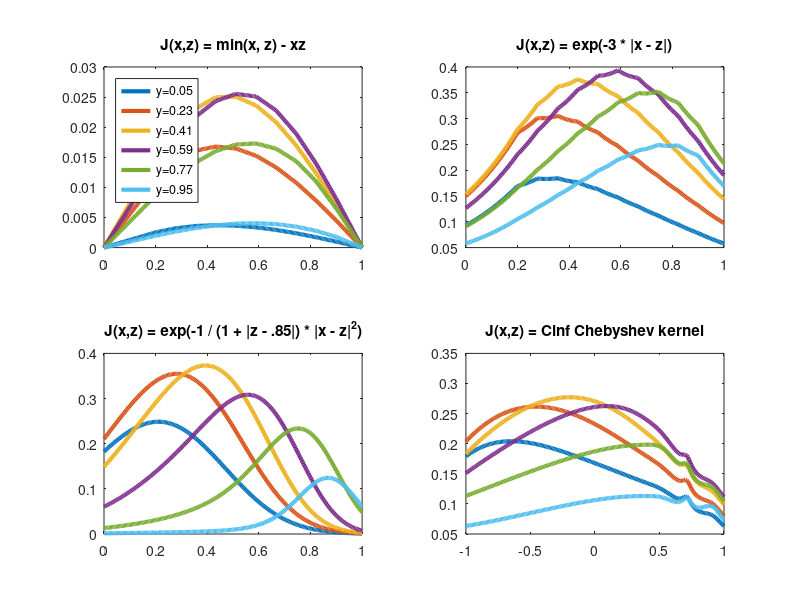
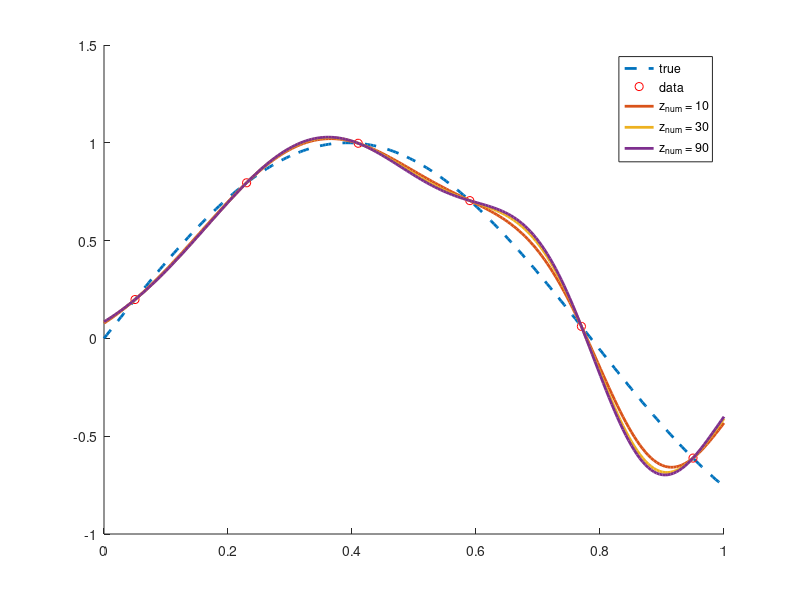

MATLAB code for these plots, in order:
% This is some experimentation involving the kernels you are working on
% In this setting the goal is to work with nonradial kernels
% By keeping them as symmetric, though, there is still a chance to
% leverage the standard theory
% This is section 4 associated with 14-Dec-2017

% All kernels of the variety (4.1) start from an intermediate function
% which we will call J(x,z).  This can be any symmetric function of two
% variables but there are probably good choices available.
% Using this function, we can define a new kernel
%   K(x,y) = sum_i=1^N J(x,z_i)J(y,z_i)
% Let's look at some examples of what this looks like

plot_index = 1;

z = linspace(.2, .9, 10);
y = linspace(0.05, .95, 6);
xplt = linspace(0, 1, 222);

% J(x,z) = min(x,z) - xz
subplot(2, 2, plot_index);
plot_index = plot_index + 1;
Jx = bsxfun(@min, xplt', z) - xplt' * z;
Jy = bsxfun(@min, y', z) - y' * z;
Kxy = Jx * Jy' / length(z);
plot(xplt, Kxy, 'linewidth', 3)
title('J(x,z) = min(x, z) - xz')
leg_names = arrayfun(@(x)sprintf('y=%g',x), y, 'UniformOutput', 0);
legend(leg_names, 'Location', 'northwest')

%{
% Special kernels only defined on (0, 1)
subplot(2, 2, plot_index);
plot_index = plot_index + 1;
ep = @(z) -2 ./ (.1 + abs(z - .88) .^ 2);
Jx = bsxfun(@rdivide,...
     sinh(bsxfun(@times,ep(z),bsxfun(@min, xplt', z))) .* ...
     sinh(bsxfun(@times,ep(z),1-bsxfun(@max, xplt', z))), ...
     ep(z) .* sinh(ep(z)));
Jy = bsxfun(@rdivide,...
     sinh(bsxfun(@times,ep(z),bsxfun(@min, y', z))) .* ...
     sinh(bsxfun(@times,ep(z),1-bsxfun(@max, y', z))), ...
     ep(z) .* sinh(ep(z)));
Kxy = Jx * Jy' / length(z);
plot(xplt, Kxy, 'linewidth', 3)
title('J(x,z) = min(x, z)')
leg_names = arrayfun(@(x)sprintf('y=%g',x), y, 'UniformOutput', 0);
legend(leg_names, 'Location', 'northwest')
%}

% J(x,z) = exp(-3 * |x - z|)
subplot(2, 2, plot_index);
plot_index = plot_index + 1;
Jx = exp(-3 * abs(bsxfun(@minus, xplt', z)));
Jy = exp(-3 * abs(bsxfun(@minus, y', z)));
Kxy = Jx * Jy' / length(z);
plot(xplt, Kxy, 'linewidth', 3)
title('J(x,z) = exp(-3 * |x - z|)')
% leg_names = arrayfun(@(x)sprintf('y=%g',x), y, 'UniformOutput', 0);
% legend(leg_names, 'Location', 'south')

%{
% J(x,z) = exp(-10 * |x - z|^2)
subplot(2, 2, plot_index);
plot_index = plot_index + 1;
Jx = exp(-10 * bsxfun(@minus, xplt', z) .^ 2);
Jy = exp(-10 * bsxfun(@minus, y', z) .^ 2);
Kxy = Jx * Jy' / length(z);
plot(xplt, Kxy, 'linewidth', 3)
title('J(x,z) = exp(-10 * |x - z|^2)')
% leg_names = arrayfun(@(x)sprintf('y=%g',x), y, 'UniformOutput', 0);
% legend(leg_names, 'Location', 'northwest')
%}

% J(x,z) = exp(-5 / (.1 + |z - .88|^2) * |x - z|^2)
z = linspace(.1, .9, 10);
y = linspace(0.05, .95, 6);
xplt = linspace(0, 1, 222);
subplot(2, 2, plot_index);
plot_index = plot_index + 1;
Jx = exp(bsxfun(@times, -5 ./ (.1 + (z - .88) .^ 2), bsxfun(@minus, xplt', z) .^ 2));
Jy = exp(bsxfun(@times, -5 ./ (.1 + (z - .88) .^ 2), bsxfun(@minus, y', z) .^ 2));
Kxy = Jx * Jy' / length(z);
plot(xplt, Kxy, 'linewidth', 3)
title('J(x,z) = exp(-1 / (1 + |z - .85|) * |x - z|^2)')

% Special kernels only defined on [-1, 1] from Fasshauer/McCourt
subplot(2, 2, plot_index);
plot_index = plot_index + 1;
z = linspace(-.8, .9, 10)';
y = linspace(-1, 1, 6)';
xplt = linspace(-1, 1, 222)';
ep = @(x, z) repmat(.95./(1 + abs(z-.7)'),length(x), 1);
J = @(b,x,z) .4 + (1-b).* ...
    (b.*(1-b.^2) - 2*b.*bsxfun(@plus,x.^2,z.^2') + (1+3*b.^2).*(x*z'))./ ...
    ((1-b.^2).^2 + 4*b.*(b.*bsxfun(@plus,x.^2,z.^2')-(1+b.^2).*(x*z')));
Jx = J(ep(xplt,z),xplt,z);
Jy = J(ep(y,z),y,z);
Kxy = Jx * Jy' / length(z);
plot(xplt, Kxy, 'linewidth', 3)
title('J(x,z) = Cinf Chebyshev kernel')
% leg_names = arrayfun(@(x)sprintf('y=%g',x), y, 'UniformOutput', 0);
% legend(leg_names, 'Location', 'south')

%%%
% This is an interpolation example
figure;
f = @(x) sin(4 * x)';
y = linspace(0.05, .95, 6);
xplt = linspace(0, 1, 222);
fint = f(y);
feval = f(xplt);

hold on
plot(xplt, feval, '--', 'linewidth', 2);
plot(y, fint, 'or');
leg_names = {'true', 'data'};
for z_num=[10, 30, 90];
    z = linspace(.1, .9, z_num);
    J = @(x, z) exp(bsxfun(@times, -5 ./ (.1 + (z - .88) .^ 2), bsxfun(@minus, x', z) .^ 2));
    K = @(x, y, z) J(x, z) * J(y, z)' / length(z);
    Kint = K(y, y, z);
    Keval = K(xplt, y, z);
    fpred = Keval * (Kint \ fint);
    plot(xplt, fpred, 'linewidth', 2);
    leg_names{length(leg_names) + 1} = sprintf('z_{num} = %d', z_num);
end
legend(leg_names)
hold off